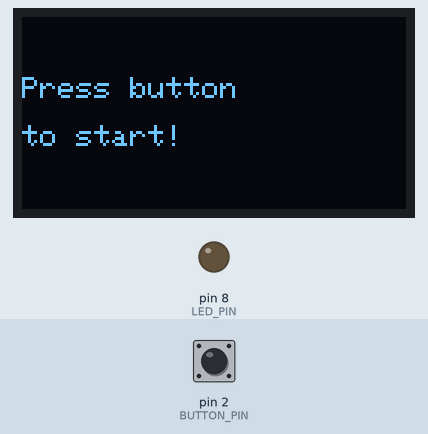
This sketch was run on a simulated Arduino Uno, built with avr-gcc and run on an emulated ATmega328P. Parts: 128×64 one-colour display, output pins drawn as LEDs (lit = HIGH). Inputs (shaded band) come from the test bench; at power-on: pin 2 (BUTTON_PIN) HIGH. Random numbers use the default seed unless the sketch sets one.

Above: at 1.2 s.
1.3 s: pin 2 (BUTTON_PIN) pulled LOW for 0.15 s
At 2.0 s:
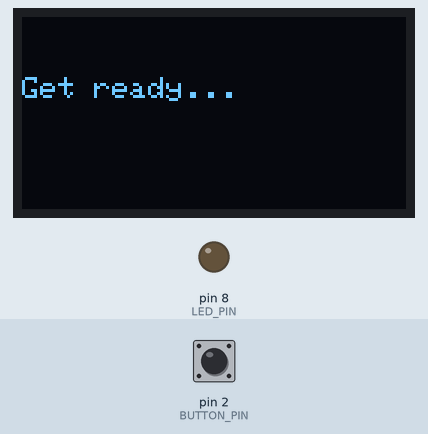
4.4 s: pin 2 (BUTTON_PIN) pulled LOW for 1 s
At 5.6 s:
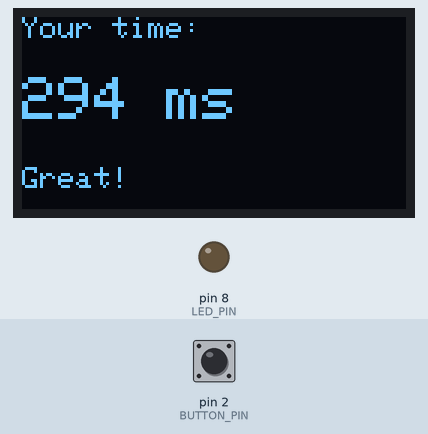
8.4 s: pin 2 (BUTTON_PIN) pulled LOW for 3.2 s
At 9.5 s:
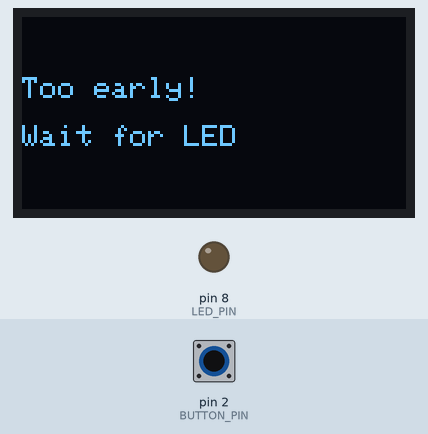
Timing chart, 0 to 11.4 s (numbered marks = the images above; inputs shaded):
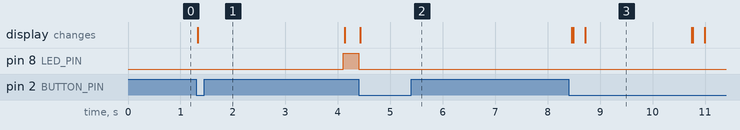

Measured:
- after the input at 1.3 s, pin 8 (LED_PIN): LOW → HIGH after 2.8 s; the display: changes at once (image 1)
- after the input at 4.4 s, pin 8 (LED_PIN): HIGH → LOW at once; the display: changes at once (image 2)
- what the display in image 3 shows lasts 2.0 s, from 8.7 s to 10.7 s

The sketch:

ReactionTime.ino
```cpp
#include <Wire.h>
#include <Adafruit_GFX.h>
#include <Adafruit_SSD1306.h>

#define SCREEN_WIDTH 128
#define SCREEN_HEIGHT 64
#define OLED_RESET -1
Adafruit_SSD1306 display(SCREEN_WIDTH, SCREEN_HEIGHT, &Wire, OLED_RESET);

#define BUTTON_PIN 2
#define LED_PIN 8

enum State { WAITING, READY, RESULT };
State state = WAITING;

unsigned long ledOnTime = 0;
unsigned long reactionTime = 0;
unsigned long waitDuration = 0;

void setup() {
  pinMode(BUTTON_PIN, INPUT_PULLUP);
  pinMode(LED_PIN, OUTPUT);

  display.begin(SSD1306_SWITCHCAPVCC, 0x3C);
  display.clearDisplay();

  showMessage("Press button", "to start!");
}

void loop() {
  bool buttonPressed = digitalRead(BUTTON_PIN) == LOW;

  if (state == WAITING && buttonPressed) {
    // Start the random wait
    state = READY;
    waitDuration = random(2000, 6000);  // 2–6 second random delay
    ledOnTime = millis() + waitDuration;
    showMessage("Get ready...", "");
    delay(200);  // debounce
  }

  else if (state == READY) {
    if (millis() >= ledOnTime) {
      // Time to react!
      digitalWrite(LED_PIN, HIGH);
      ledOnTime = millis();  // reuse as start time
      state = RESULT;
      showMessage("NOW!", "Hit the button!");
    }
    // If they press too early
    if (buttonPressed) {
      showMessage("Too early!", "Wait for LED");
      state = WAITING;
      delay(2000);
      showMessage("Press button", "to start!");
    }
  }

  else if (state == RESULT && buttonPressed) {
    reactionTime = millis() - ledOnTime;
    digitalWrite(LED_PIN, LOW);
    state = WAITING;

    // Show result
    display.clearDisplay();
    display.setTextSize(1);
    display.setTextColor(SSD1306_WHITE);
    display.setCursor(0, 0);
    display.println("Your time:");
    display.setTextSize(2);
    display.setCursor(0, 20);
    display.print(reactionTime);
    display.println(" ms");
    display.setTextSize(1);
    display.setCursor(0, 50);
    if (reactionTime < 200) display.println("Incredible!");
    else if (reactionTime < 300) display.println("Great!");
    else if (reactionTime < 500) display.println("Not bad!");
    else display.println("Keep practising!");
    display.display();

    delay(4000);
    showMessage("Press button", "to try again!");
  }
}

void showMessage(const char* line1, const char* line2) {
  display.clearDisplay();
  display.setTextSize(1);
  display.setTextColor(SSD1306_WHITE);
  display.setCursor(0, 20);
  display.println(line1);
  display.setCursor(0, 36);
  display.println(line2);
  display.display();
}
```
